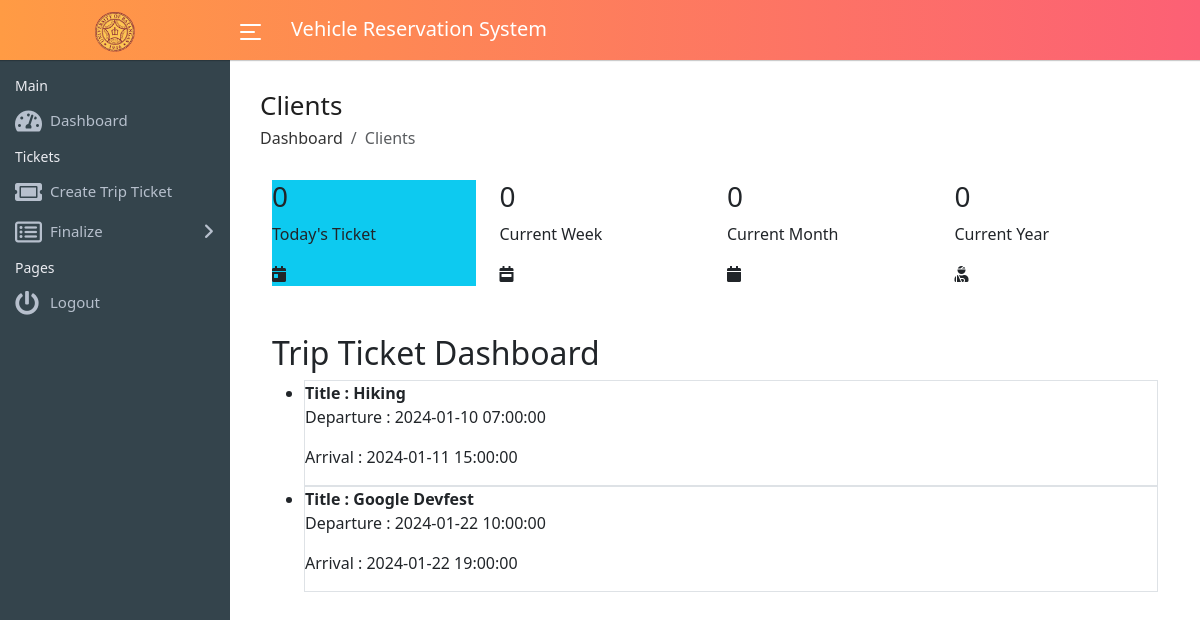
The app's page /user/dashboard.php (signed in) with its own data.
### tables this page shows
CREATE TABLE `user_reservation_vehicle` (
  `id` int(11) NOT NULL,
  `user_id` int(11) NOT NULL,
  `title` varchar(255) NOT NULL,
  `reservation_date` datetime NOT NULL DEFAULT current_timestamp(),
  `arrival` datetime NOT NULL,
  `departure` datetime NOT NULL,
  `status` enum('pending','rejected','approved','cancelled') DEFAULT 'pending',
  `department_id` int(11) NOT NULL,
  `other_department` varchar(255) DEFAULT NULL,
  `no_passengers` int(11) DEFAULT 0,
  `purpose_description` text DEFAULT '',
  `location` varchar(512) DEFAULT NULL,
  `location_area` int(11) NOT NULL
);

### user/dashboard.php (the view, shortened to what this page needs)
<?php
include '../session1.php';
$user_id = $_SESSION['id'];
$todaysCount = 0;
$currentWeekCount = 0;
$currentMonthCount = 0;
$currentYearCount = 0;
$reservation_sql = "SELECT * FROM user_reservation_vehicle WHERE user_id = '$user_id'";
$reservation_result = $conn->query($reservation_sql);
$reservations = $reservation_result->fetch_all(MYSQLI_ASSOC);
?>
<!DOCTYPE html>
<html lang="en">
<head>
  <link rel="stylesheet" href="../style/bootstrap-5.3.2-dist/css/bootstrap.css">
  <link rel="stylesheet" href="../style/bootstrap-5.3.2-dist/css/sidebar.css">
  <link rel="stylesheet" href="../style/bootstrap-5.3.2-dist/css/font-awesome.min.css">
  <link rel="stylesheet" href="../style/bootstrap-5.3.2-dist/css/line-awesome.min.css">
  <link rel="stylesheet" href="../style/bootstrap-5.3.2-dist/css/select2.min.css">
  <link rel="stylesheet" href="../style/morris/morris.css">
  <link rel="stylesheet" href="https://stackpath.bootstrapcdn.com/font-awesome/4.7.0/css/font-awesome.min.css">
</head>
<body>
  <div class="main-wrapper">
          <?php include_once("components/header.php");?>
          <?php include_once("components/sidebar.php");?>
          <div class="page-wrapper">
              <div class="content container-fluid">
        <div class="page-header">
          <div class="row align-items-center">
            <div class="col">
              <h3 class="page-title">Clients</h3>
              <ul class="breadcrumb">
                <li class="breadcrumb-item"><a href="index.php">Dashboard</a></li>
                <li class="breadcrumb-item active">Clients</li>
              </ul>
            </div>
          </div>
        </div>
        <section class="content">
        <div class="container-fluid">
                <div class="row">
                    <div class="col-lg-3 col-6">
                        <div class="small-box bg-info">
                            <div class="inner">
                                <h3><?php echo $todaysCount;?></h3>
                                <p>Today's Ticket</p>
                            </div>
                            <div class="icon">
                                <i class="fa fa-calendar-day"></i>
                            </div>
                        </div>
                    </div>
                    <div class="col-lg-3 col-6">
                        <div class="small-box bg-purple">
                            <div class="inner">
                                <h3><?php echo $currentWeekCount;?></h3>
                                <p>Current Week</p>
                            </div>
                            <div class="icon">
                                <i class="fa fa-calendar-week"></i>
                            </div>
                        </div>
                    </div>
                    <div class="col-lg-3 col-6">
                        <div class="small-box bg-fuchsia text-reset">
                            <div class="inner">
                                <h3><?php echo $currentMonthCount;?></h3>
                                <p>Current Month</p>
                            </div>
                            <div class="icon">
                                <i class="fa fa-calendar"></i>
                            </div>
                        </div>
                    </div>
                    <div class="col-lg-3 col-6">
                        <div class="small-box bg-maroon text-reset">
                            <div class="inner">
                                <h3><?php echo $currentYearCount;?></h3>
                                <p>Current Year</p>
                            </div>
                            <div class="icon">
                                <i class="fa fa-user-injured"></i>
                            </div>
                        </div>
                    </div>
                </div>
            </div>
        </section>
        <section class="content">
        <div class="container mt-5">
        <h2>Trip Ticket Dashboard</h2>
        <div id="tripTicketList">
            <ul>
                <?php foreach($reservations as $reservation): ?>
                    <li class="border">
                        <div>
                            <span style='font-weight:bold'>Title : <?= $reservation['title']?> </span>
                        </div>
                        <div>
                            <p>Departure : <?= $reservation['departure'] ?></p>
                            <p>Arrival : <?= $reservation['arrival'] ?></p>
                        </div>
                    </li>
                <?php endforeach ?>
            </ul>
        </div>
    </div>
        </section>
          </div>
      </div>
</body>
</html>

### user/components/sidebar.php (style rules this page uses)
a { text-decoration: none !important; }

### records on screen
user_reservation_vehicle: title "Hiking", departure "2024-01-10 07:00:00", arrival "2024-01-11 15:00:00"
user_reservation_vehicle: title "Google Devfest", departure "2024-01-22 10:00:00", arrival "2024-01-22 19:00:00"

### other values on screen
$todaysCount "0"
$currentWeekCount "0"
$currentMonthCount "0"
$currentYearCount "0"
